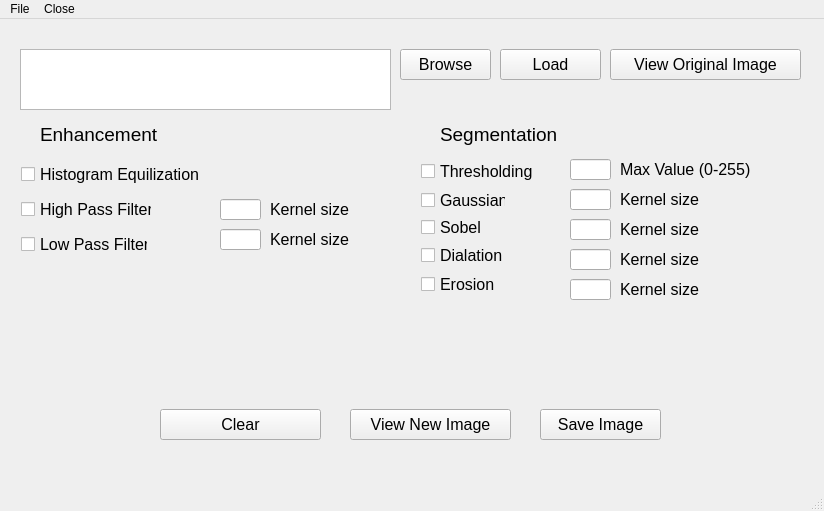
<?xml version="1.0" encoding="UTF-8"?>
<ui version="4.0">
 <class>MainWindow</class>
 <widget class="QMainWindow" name="MainWindow">
  <property name="geometry">
   <rect>
    <x>0</x>
    <y>0</y>
    <width>824</width>
    <height>511</height>
   </rect>
  </property>
  <property name="windowTitle">
   <string>MainWindow</string>
  </property>
  <widget class="QWidget" name="centralwidget">
   <widget class="QTextEdit" name="filePathTxt">
    <property name="geometry">
     <rect>
      <x>20</x>
      <y>30</y>
      <width>371</width>
      <height>61</height>
     </rect>
    </property>
    <property name="font">
     <font>
      <pointsize>10</pointsize>
     </font>
    </property>
   </widget>
   <widget class="QPushButton" name="openImageBtn">
    <property name="geometry">
     <rect>
      <x>500</x>
      <y>30</y>
      <width>101</width>
      <height>31</height>
     </rect>
    </property>
    <property name="font">
     <font>
      <pointsize>12</pointsize>
     </font>
    </property>
    <property name="text">
     <string>Load</string>
    </property>
   </widget>
   <widget class="QPushButton" name="viewImageBtn">
    <property name="geometry">
     <rect>
      <x>610</x>
      <y>30</y>
      <width>191</width>
      <height>31</height>
     </rect>
    </property>
    <property name="font">
     <font>
      <pointsize>12</pointsize>
     </font>
    </property>
    <property name="text">
     <string>View Original Image</string>
    </property>
   </widget>
   <widget class="QCheckBox" name="histBx">
    <property name="geometry">
     <rect>
      <x>21</x>
      <y>141</y>
      <width>182</width>
      <height>28</height>
     </rect>
    </property>
    <property name="font">
     <font>
      <pointsize>12</pointsize>
     </font>
    </property>
    <property name="text">
     <string>Histogram Equilization</string>
    </property>
   </widget>
   <widget class="QCheckBox" name="hpBx">
    <property name="geometry">
     <rect>
      <x>21</x>
      <y>176</y>
      <width>131</width>
      <height>28</height>
     </rect>
    </property>
    <property name="font">
     <font>
      <pointsize>12</pointsize>
     </font>
    </property>
    <property name="text">
     <string>High Pass Filter</string>
    </property>
   </widget>
   <widget class="QCheckBox" name="lpBx">
    <property name="geometry">
     <rect>
      <x>21</x>
      <y>211</y>
      <width>127</width>
      <height>28</height>
     </rect>
    </property>
    <property name="font">
     <font>
      <pointsize>12</pointsize>
     </font>
    </property>
    <property name="text">
     <string>Low Pass Filter</string>
    </property>
   </widget>
   <widget class="QCheckBox" name="threshBx">
    <property name="geometry">
     <rect>
      <x>421</x>
      <y>141</y>
      <width>131</width>
      <height>22</height>
     </rect>
    </property>
    <property name="font">
     <font>
      <pointsize>12</pointsize>
     </font>
    </property>
    <property name="text">
     <string>Thresholding</string>
    </property>
   </widget>
   <widget class="QCheckBox" name="gausBx">
    <property name="geometry">
     <rect>
      <x>421</x>
      <y>170</y>
      <width>85</width>
      <height>22</height>
     </rect>
    </property>
    <property name="font">
     <font>
      <pointsize>12</pointsize>
     </font>
    </property>
    <property name="text">
     <string>Gaussian</string>
    </property>
   </widget>
   <widget class="QCheckBox" name="sobBx">
    <property name="geometry">
     <rect>
      <x>421</x>
      <y>197</y>
      <width>61</width>
      <height>22</height>
     </rect>
    </property>
    <property name="font">
     <font>
      <pointsize>12</pointsize>
     </font>
    </property>
    <property name="text">
     <string>Sobel</string>
    </property>
   </widget>
   <widget class="QCheckBox" name="eroBx">
    <property name="geometry">
     <rect>
      <x>421</x>
      <y>254</y>
      <width>111</width>
      <height>22</height>
     </rect>
    </property>
    <property name="font">
     <font>
      <pointsize>12</pointsize>
     </font>
    </property>
    <property name="text">
     <string>Erosion</string>
    </property>
   </widget>
   <widget class="QCheckBox" name="diaBx">
    <property name="geometry">
     <rect>
      <x>421</x>
      <y>225</y>
      <width>111</width>
      <height>22</height>
     </rect>
    </property>
    <property name="font">
     <font>
      <pointsize>12</pointsize>
     </font>
    </property>
    <property name="text">
     <string>Dialation</string>
    </property>
   </widget>
   <widget class="QPushButton" name="viewNewImageBtn">
    <property name="geometry">
     <rect>
      <x>350</x>
      <y>390</y>
      <width>161</width>
      <height>31</height>
     </rect>
    </property>
    <property name="font">
     <font>
      <pointsize>12</pointsize>
     </font>
    </property>
    <property name="text">
     <string>View New Image</string>
    </property>
   </widget>
   <widget class="QPushButton" name="saveImageBtn">
    <property name="geometry">
     <rect>
      <x>540</x>
      <y>390</y>
      <width>121</width>
      <height>31</height>
     </rect>
    </property>
    <property name="font">
     <font>
      <pointsize>12</pointsize>
     </font>
    </property>
    <property name="text">
     <string>Save Image</string>
    </property>
   </widget>
   <widget class="QLabel" name="label">
    <property name="geometry">
     <rect>
      <x>620</x>
      <y>140</y>
      <width>161</width>
      <height>21</height>
     </rect>
    </property>
    <property name="font">
     <font>
      <pointsize>12</pointsize>
     </font>
    </property>
    <property name="text">
     <string>Max Value (0-255)</string>
    </property>
   </widget>
   <widget class="QLabel" name="label_2">
    <property name="geometry">
     <rect>
      <x>620</x>
      <y>230</y>
      <width>161</width>
      <height>21</height>
     </rect>
    </property>
    <property name="font">
     <font>
      <pointsize>12</pointsize>
     </font>
    </property>
    <property name="text">
     <string>Kernel size</string>
    </property>
   </widget>
   <widget class="QLabel" name="label_3">
    <property name="geometry">
     <rect>
      <x>620</x>
      <y>260</y>
      <width>161</width>
      <height>21</height>
     </rect>
    </property>
    <property name="font">
     <font>
      <pointsize>12</pointsize>
     </font>
    </property>
    <property name="text">
     <string>Kernel size</string>
    </property>
   </widget>
   <widget class="QLineEdit" name="diaKern">
    <property name="geometry">
     <rect>
      <x>570</x>
      <y>230</y>
      <width>41</width>
      <height>21</height>
     </rect>
    </property>
    <property name="font">
     <font>
      <pointsize>12</pointsize>
     </font>
    </property>
   </widget>
   <widget class="QLineEdit" name="eroKern">
    <property name="geometry">
     <rect>
      <x>570</x>
      <y>260</y>
      <width>41</width>
      <height>21</height>
     </rect>
    </property>
    <property name="font">
     <font>
      <pointsize>12</pointsize>
     </font>
    </property>
   </widget>
   <widget class="QLineEdit" name="gausKern">
    <property name="geometry">
     <rect>
      <x>570</x>
      <y>170</y>
      <width>41</width>
      <height>21</height>
     </rect>
    </property>
    <property name="font">
     <font>
      <pointsize>12</pointsize>
     </font>
    </property>
   </widget>
   <widget class="QLabel" name="label_8">
    <property name="geometry">
     <rect>
      <x>620</x>
      <y>200</y>
      <width>161</width>
      <height>21</height>
     </rect>
    </property>
    <property name="font">
     <font>
      <pointsize>12</pointsize>
     </font>
    </property>
    <property name="text">
     <string>Kernel size</string>
    </property>
   </widget>
   <widget class="QLineEdit" name="sobKern">
    <property name="geometry">
     <rect>
      <x>570</x>
      <y>200</y>
      <width>41</width>
      <height>21</height>
     </rect>
    </property>
    <property name="font">
     <font>
      <pointsize>12</pointsize>
     </font>
    </property>
   </widget>
   <widget class="QLabel" name="label_9">
    <property name="geometry">
     <rect>
      <x>40</x>
      <y>100</y>
      <width>171</width>
      <height>31</height>
     </rect>
    </property>
    <property name="font">
     <font>
      <pointsize>14</pointsize>
     </font>
    </property>
    <property name="text">
     <string>Enhancement</string>
    </property>
   </widget>
   <widget class="QLabel" name="label_10">
    <property name="geometry">
     <rect>
      <x>440</x>
      <y>100</y>
      <width>171</width>
      <height>31</height>
     </rect>
    </property>
    <property name="font">
     <font>
      <pointsize>14</pointsize>
     </font>
    </property>
    <property name="text">
     <string>Segmentation</string>
    </property>
   </widget>
   <widget class="QPushButton" name="loadImgBtn">
    <property name="geometry">
     <rect>
      <x>400</x>
      <y>30</y>
      <width>91</width>
      <height>31</height>
     </rect>
    </property>
    <property name="font">
     <font>
      <pointsize>12</pointsize>
     </font>
    </property>
    <property name="text">
     <string>Browse</string>
    </property>
   </widget>
   <widget class="QLineEdit" name="threshVal">
    <property name="geometry">
     <rect>
      <x>570</x>
      <y>140</y>
      <width>41</width>
      <height>21</height>
     </rect>
    </property>
    <property name="font">
     <font>
      <pointsize>12</pointsize>
     </font>
    </property>
   </widget>
   <widget class="QLabel" name="label_11">
    <property name="geometry">
     <rect>
      <x>620</x>
      <y>170</y>
      <width>161</width>
      <height>21</height>
     </rect>
    </property>
    <property name="font">
     <font>
      <pointsize>12</pointsize>
     </font>
    </property>
    <property name="text">
     <string>Kernel size</string>
    </property>
   </widget>
   <widget class="QPushButton" name="clearBtn">
    <property name="geometry">
     <rect>
      <x>160</x>
      <y>390</y>
      <width>161</width>
      <height>31</height>
     </rect>
    </property>
    <property name="font">
     <font>
      <pointsize>12</pointsize>
     </font>
    </property>
    <property name="text">
     <string>Clear</string>
    </property>
   </widget>
   <widget class="QLineEdit" name="hpKern">
    <property name="geometry">
     <rect>
      <x>220</x>
      <y>180</y>
      <width>41</width>
      <height>21</height>
     </rect>
    </property>
    <property name="font">
     <font>
      <pointsize>12</pointsize>
     </font>
    </property>
   </widget>
   <widget class="QLabel" name="label_12">
    <property name="geometry">
     <rect>
      <x>270</x>
      <y>180</y>
      <width>101</width>
      <height>21</height>
     </rect>
    </property>
    <property name="font">
     <font>
      <pointsize>12</pointsize>
     </font>
    </property>
    <property name="text">
     <string>Kernel size</string>
    </property>
   </widget>
   <widget class="QLineEdit" name="lpKern">
    <property name="geometry">
     <rect>
      <x>220</x>
      <y>210</y>
      <width>41</width>
      <height>21</height>
     </rect>
    </property>
    <property name="font">
     <font>
      <pointsize>12</pointsize>
     </font>
    </property>
   </widget>
   <widget class="QLabel" name="label_13">
    <property name="geometry">
     <rect>
      <x>270</x>
      <y>210</y>
      <width>101</width>
      <height>21</height>
     </rect>
    </property>
    <property name="font">
     <font>
      <pointsize>12</pointsize>
     </font>
    </property>
    <property name="text">
     <string>Kernel size</string>
    </property>
   </widget>
  </widget>
  <widget class="QStatusBar" name="statusbar"/>
  <widget class="QMenuBar" name="menubar">
   <property name="geometry">
    <rect>
     <x>0</x>
     <y>0</y>
     <width>824</width>
     <height>25</height>
    </rect>
   </property>
   <widget class="QMenu" name="menuFile">
    <property name="title">
     <string>File</string>
    </property>
   </widget>
   <widget class="QMenu" name="menuClose">
    <property name="title">
     <string>Close</string>
    </property>
   </widget>
   <addaction name="menuFile"/>
   <addaction name="menuClose"/>
  </widget>
 </widget>
 <resources/>
 <connections/>
</ui>
